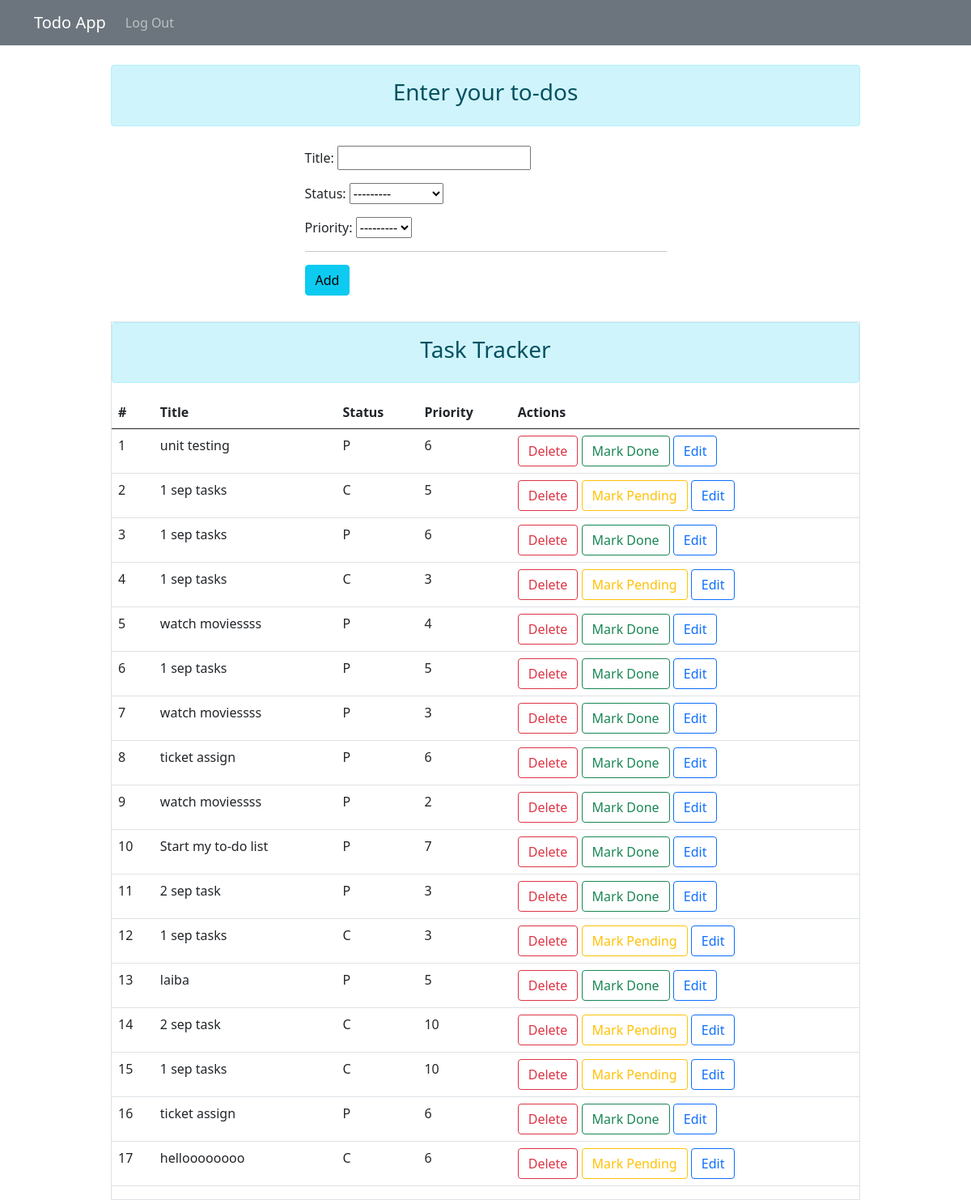
Screenshot of / (signed in) with the database file from the repository.
### website/models.py (models this page shows)
class TODO(models.Model):
    status_choices = [
        ('C', 'COMPLETED'),
        ('P', 'PENDING'),
    ]
    priority_choices = [
        ('1', '1️⃣'),
        ('2', '2️⃣'),
        ('3', '3️⃣'),
        ('4', '4️⃣'),
        ('5', '5️⃣'),
        ('6', '6️⃣'),
        ('7', '7️⃣'),
        ('8', '8️⃣'),
        ('9', '9️⃣'),
        ('10', '🔟'),
    ]
    title = models.CharField(max_length=50)
    status = models.CharField(max_length=2, choices=status_choices)
    user = models.ForeignKey(User, on_delete=models.CASCADE)
    date = models.DateField(auto_now_add=True)
    priority = models.CharField(max_length=2, choices=priority_choices)

### website/views.py (the view)
# urls.py: 2. Add a URL to urlpatterns:  path('', views.home, name='home')
def home(request):
    if request.user.is_authenticated:
        user = request.user
        form = TODOForm()
        todos = TODO.objects.filter(user=user)
        return render(request, 'index.html', context={'form': form, 'todos':
                                                      todos})
    else:
        return redirect('login')

### website/forms.py
class TODOForm(ModelForm):
    class Meta:
        model = TODO
        fields = ['title', 'status', 'priority']

### website/templates/index.html (shortened to what this page needs)
<!DOCTYPE html>
<html lang="en">
<head>
    <link href="https://cdn.jsdelivr.net/npm/bootstrap@5.0.2/dist/css/bootstrap.min.css" rel="stylesheet">
</head>
<body>
  <nav class="navbar navbar-expand-lg navbar-dark bg-secondary">
    <div class="container">
      <a class="navbar-brand" href="/">Todo App</a>
      <div class="collapse navbar-collapse" id="navbarNavAltMarkup">
        <div class="navbar-nav ml-auto">
          <a class="nav-link" href="/logout">Log Out</a>
        </div>
      </div>
    </div>
  </nav>
    <div class="container mt-4">
      <div class="row">
        <div class="col-lg-10 mx-auto">
          <div class="alert alert-info text-center">
            <h3>Enter your to-dos</h3>
          </div>
          <div class="col-lg-6 mx-auto p-2">
            <form action="/add-todo/" method="POST">
              {{form.as_p}}
              <hr>
              <input type="submit" value="Add" class="btn btn-info">
            </form>
          </div>
        </div>
      </div>
      <div class="row mt-4">
        <div class="col-lg-10 mx-auto">
          <div class="border">
            <div class="alert alert-info text-center">
              <h3>Task Tracker</h3>
            </div>
            <table class="table">
              <thead>
                <tr>
                  <th>#</th>
                  <th>Title</th>
                  <th>Status</th>
                  <th>Priority</th>
                  <th>Actions</th>
                </tr>
              </thead>
              <tbody>
                {% for todo in todos %}
                <tr>
                  <td>{{ forloop.counter }}</td>
                  <td>{{ todo.title }}</td>
                  <td>{{ todo.status }}</td>
                  <td>{{ todo.priority }}</td>
                  <td>
                    <a href="/delete-todo/{{ todo.id }}" class="btn btn-outline-danger">Delete</a>
                    {% if todo.status == 'P' %}
                      <a href="/mark-as-done/{{ todo.id }}" class="btn btn-outline-success">Mark Done</a>
                    {% else %}
                      <a href="/mark-as-pending/{{ todo.id }}" class="btn btn-outline-warning">Mark Pending</a>
                    {% endif %}
                    <a href="{% url 'edit-details' id=todo.id status=todo.status %}" class="btn btn-outline-primary">Edit</a>
                  </td>
                </tr>
                {% endfor %}
              </tbody>
            </table>
          </div>
        </div>
      </div>
    </div>
  </body>
</html>

### rows the page displays
TODO: title "unit testing", status "P", priority "6"
TODO: title "1 sep tasks", status "C", priority "5"
TODO: title "1 sep tasks", status "P", priority "6"
TODO: title "1 sep tasks", status "C", priority "3"
TODO: title "watch moviessss", status "P", priority "4"
TODO: title "1 sep tasks", status "P", priority "5"
TODO: title "watch moviessss", status "P", priority "3"
TODO: title "ticket assign", status "P", priority "6"
TODO: title "watch moviessss", status "P", priority "2"
TODO: title "Start my to-do list", status "P", priority "7"
TODO: title "2 sep task", status "P", priority "3"
TODO: title "1 sep tasks", status "C", priority "3"
TODO: title "laiba", status "P", priority "5"
TODO: title "2 sep task", status "C", priority "10"
TODO: title "1 sep tasks", status "C", priority "10"
TODO: title "ticket assign", status "P", priority "6"
TODO: title "helloooooooo", status "C", priority "6"
